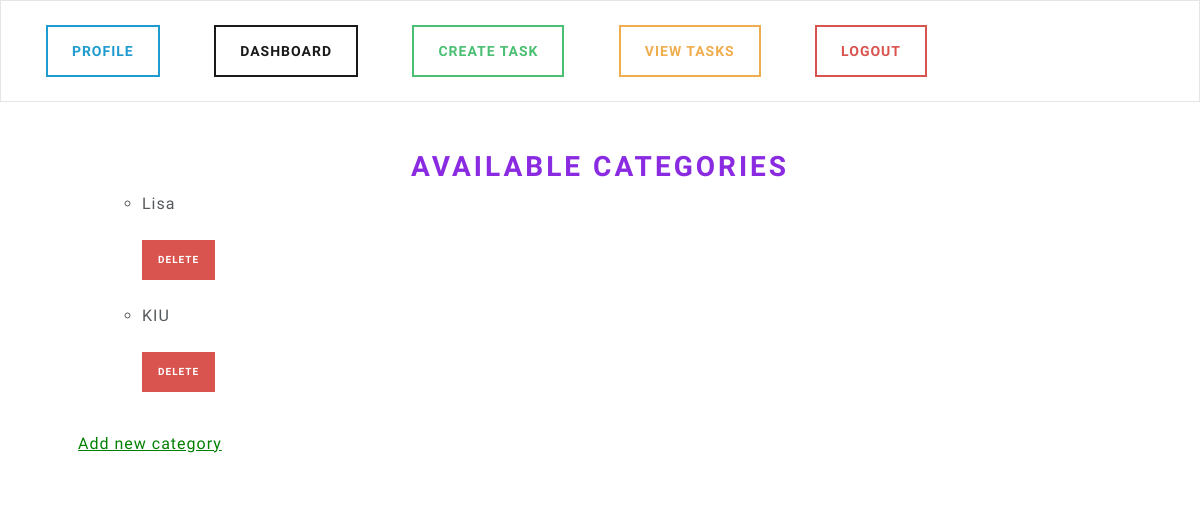
/view-categories/ (signed in), run on an earlier commit of the app's database.
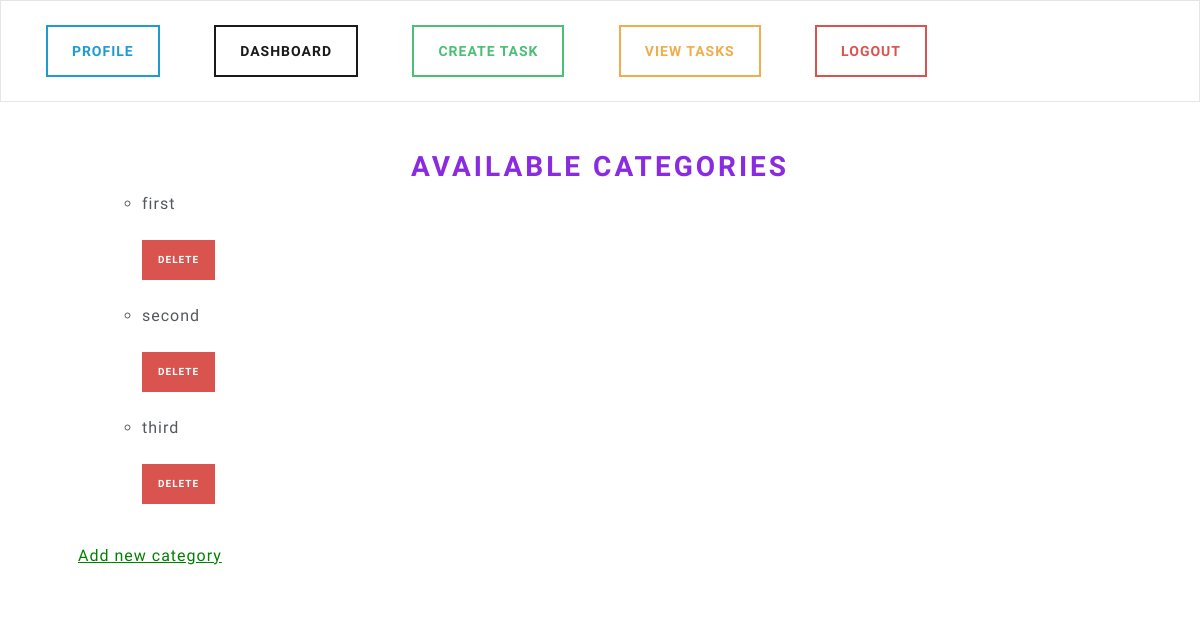
And on a later commit of the database.
### base/models.py (models this page shows, shortened)
class Category(models.Model):
    user = models.ForeignKey(User, on_delete=models.CASCADE, default = 1)
    name = models.CharField(max_length=50)

### base/views.py (the view)
# urls.py: path('view-categories/', views.view_categories, name='view-categories'),
@login_required(login_url='my-login')
def view_categories(request):
    categories = Category.objects.filter(user=request.user)  # Filter categories by current user
    form = CategoryForm()
    return render(request, 'profile/view-categories.html', {'categories': categories, 'form':form})

### base/templates/profile/view-categories.html (shortened to what this page needs)
{% extends 'base-with-navbar.html' %}
{% load static %}
{% block content %}
  <h2 class="text-center">Available Categories</h2>
  <ul>
    <form method="post">
      <div class="form-group">
        <ul>
          {% for category in categories %}
            <li>
              {{ category.name }}
              <br /><br />
              <a href="{% url 'delete-category' category.id %}" class="btn btn-danger btn-sm">Delete</a>
              <br /><br />
            </li>
          {% endfor %}
        </ul>
      </div>
    </form>
  </ul>
  <a href="{% url 'add-category' %}" class="green-link">Add new category</a>
{% endblock %}

### base/templates/base-with-navbar.html (shortened to what this page needs)
<!DOCTYPE html>
{% load static %}
<html lang="en">
  <head>
    <link rel="stylesheet" type="text/css" href="https://bootswatch.com/5/lux/bootstrap.min.css" />
    <link rel="stylesheet" type="text/css" href="{% static 'css/styles.css' %}" />
  </head>
  <body>
    <nav class="navbar navbar-expand-lg navbar-light bg-light justify-content-center">
      <div class="collapse navbar-collapse text-center" id="navbarNavDropdown">
        <ul class="navbar-nav ml-auto">
          &nbsp; &nbsp; &nbsp;&nbsp; &nbsp; &nbsp;<li class="nav-item">
            <a class="btn btn-outline-info navbar-btn" href="{% url 'profile' %}">Profile</a>
          </li>&nbsp; &nbsp; &nbsp;<li class="nav-item">
            <a class="btn btn-outline-primary navbar-btn" href="{% url 'dashboard' %}">Dashboard</a>
          </li>&nbsp; &nbsp; &nbsp;<li class="nav-item">
            <a class="btn btn-outline-success navbar-btn" href="{% url 'create-task' %}">Create Task</a>
          </li>&nbsp; &nbsp; &nbsp;<li class="nav-item">
            <a class="btn btn-outline-warning navbar-btn" href="{% url 'view-tasks' %}">View Tasks</a>
          </li>&nbsp; &nbsp; &nbsp;<li class="nav-item">
            <a class="btn btn-outline-danger navbar-btn" href="{% url 'user-logout' %}">Logout</a>
          </li>&nbsp; &nbsp; &nbsp;
        </ul>
      </div>
    </nav>
    <div class="container bg-white shadow-md p-5">
      {% block content %}{% endblock %}
    </div>
  </body>
</html>

### static/css/styles.css (style rules this page uses)
h2 { color: blueviolet; }
.green-link { color: green; }

What changed in the data, as far as the page shows it:
removed Category: name "Lisa"
removed Category: name "KIU"
added Category: name "first"
added Category: name "second"
added Category: name "third"
